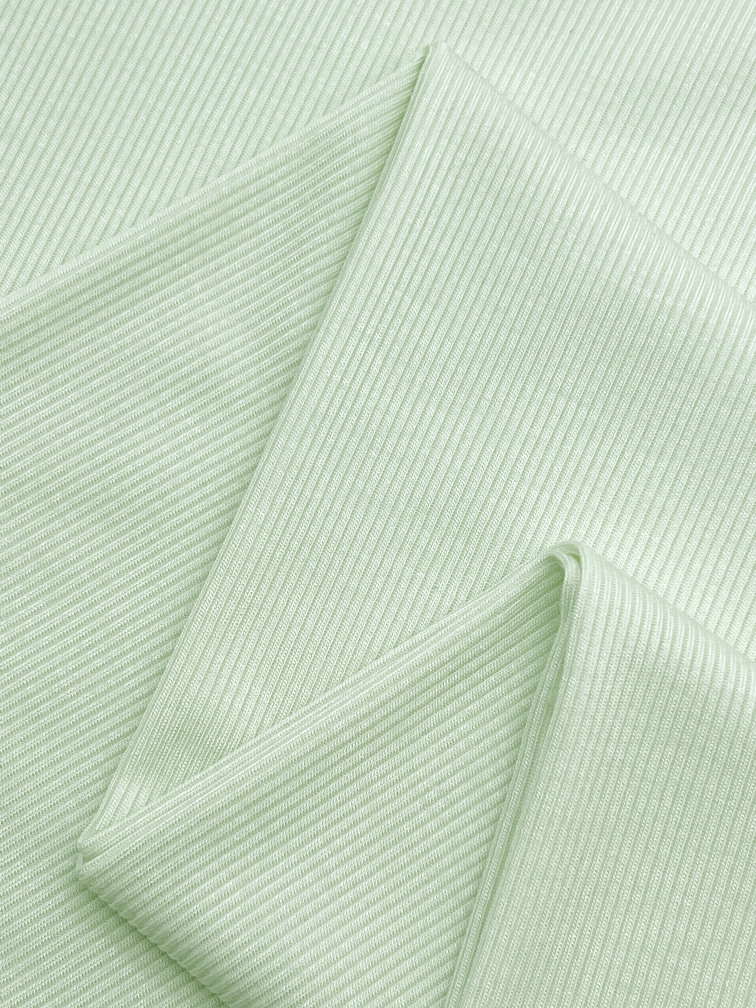
#> input picture 完全体/blueprints/assets/fabric_detail_sample.jpg, 3024 x 4032 px (shown at 1/4 size)
$ python make_detail_crop.py ../blueprints/assets/fabric_detail_sample.jpg
#> lines starting #> are read from the running program, lines starting #| are printed output that depends on the picture
# -*- coding: utf-8 -*-
"""make_detail_crop.py —— DBS Solutions 层：从高清白底商品图裁出刺绣/Logo细节参考图。

纯像素裁剪，无AI、零幻觉——裁出来的就是原片真实细节，作为 IN3 细节参考喂给生图卡，
解决"多数款式没拍细节图 + 全身构图下小刺绣像素不足画错"的问题。

原理：在缩略图上找"高饱和度紧凑色块"（彩色刺绣在灰/白底服装上的特征），
过滤掉横贯全幅的条纹/罗纹（长宽比与占宽过滤），把命中区域映射回原图裁剪并留出上下文边距。

用法：
  python make_detail_crop.py <商品图>                      # 自动定位，输出 <商品图>_细节.jpg
  python make_detail_crop.py <商品图> --box 0.55,0.30,0.12,0.10   # 手动指定相对区域 x,y,w,h（0-1）
  python make_detail_crop.py --batch <目录>                # 目录下每个款式子文件夹取第一张jpg批量产出
依赖：Pillow（缺失时：python -m pip install pillow --break-system-packages）
"""
import sys
from pathlib import Path

try:
    from PIL import Image
except ImportError:
    sys.exit("缺少 Pillow：python -m pip install pillow --break-system-packages")

sys.stdout.reconfigure(encoding="utf-8")

ANALYZE_W = 480          # 分析用缩略图宽度
SAT_MIN = 70             # 饱和度阈值（0-255）
VAL_MIN, VAL_MAX = 40, 245   # 亮度范围（排除纯黑纯白）
MAX_W_FRAC = 0.22        # 色块宽度超过图宽22% -> 视为条纹/装饰条，丢弃
MIN_AREA = 6             # 缩略图上最小像素数
PAD_SCALE = 2.2          # 裁剪框相对色块外扩倍数
OUT_MIN = 700            # 裁剪框最小边长（原图像素），保证细节图有上下文


def find_embroidery_box(img):
    """返回原图坐标系的 (x, y, w, h)，找不到返回 None。"""
    w0, h0 = img.size
    scale = ANALYZE_W / w0
    small = img.convert("RGB").resize((ANALYZE_W, int(h0 * scale)))
    hsv = small.convert("HSV")
    W, H = small.size
    px = hsv.load()

    mask = [[False] * W for _ in range(H)]
    for y in range(H):
        for x in range(W):
            _, s, v = px[x, y]
            if s >= SAT_MIN and VAL_MIN <= v <= VAL_MAX:
                mask[y][x] = True

    seen = [[False] * W for _ in range(H)]
    best, best_score = None, 0.0
    for y in range(H):
        for x in range(W):
            if not mask[y][x] or seen[y][x]:
                continue
            stack, comp = [(x, y)], []
            seen[y][x] = True
            while stack:
                cx, cy = stack.pop()
                comp.append((cx, cy))
                for dx, dy in ((1, 0), (-1, 0), (0, 1), (0, -1), (1, 1), (-1, -1), (1, -1), (-1, 1)):
                    nx, ny = cx + dx, cy + dy
                    if 0 <= nx < W and 0 <= ny < H and mask[ny][nx] and not seen[ny][nx]:
                        seen[ny][nx] = True
                        stack.append((nx, ny))
            if len(comp) < MIN_AREA:
                continue
            xs = [p[0] for p in comp]
            ys = [p[1] for p in comp]
            bw, bh = max(xs) - min(xs) + 1, max(ys) - min(ys) + 1
            if bw > W * MAX_W_FRAC:          # 横贯的条纹/罗纹边
                continue
            sat_sum = sum(hsv.load()[p[0], p[1]][1] for p in comp)
            score = sat_sum * (len(comp) / (bw * bh + 1))   # 饱和度总量×紧凑度
            if score > best_score:
                best_score = score
                best = (min(xs), min(ys), bw, bh)
    if not best:
        return None
    bx, by, bw, bh = best
    return (int(bx / scale), int(by / scale), int(bw / scale), int(bh / scale))


def crop_with_context(img, box):
    x, y, w, h = box
    W, H = img.size
    side = max(int(max(w, h) * PAD_SCALE), OUT_MIN)
    cx, cy = x + w // 2, y + h // 2
    x1 = max(0, min(cx - side // 2, W - side))
    y1 = max(0, min(cy - side // 2, H - side))
    return img.crop((x1, y1, min(x1 + side, W), min(y1 + side, H)))


def process(path, rel_box=None, out=None):
    img = Image.open(path)
    if rel_box:
        rx, ry, rw, rh = rel_box
        W, H = img.size
        box = (int(rx * W), int(ry * H), int(rw * W), int(rh * H))
    else:
        box = find_embroidery_box(img)
        if not box:
            print(f"⚠ 未定位到高饱和色块（可能无彩色刺绣）：{path}  —— 请用 --box 手动指定")
            return None
    crop = crop_with_context(img, box)
    out = Path(out) if out else Path(path).with_name(Path(path).stem + "_细节.jpg")
    crop.convert("RGB").save(out, quality=95)
    print(f"OK {Path(path).name} -> {out.name}  (定位色块 {box[2]}x{box[3]}px，裁出 {crop.size[0]}x{crop.size[1]}px)")
    return out


def main():
    args = sys.argv[1:]
    if not args:
        sys.exit(__doc__)
    if "--batch" in args:
        root = Path(args[args.index("--batch") + 1])
        for sub in sorted(p for p in root.iterdir() if p.is_dir()):
            jpgs = sorted(sub.glob("*.jpg")) + sorted(sub.glob("*.JPG"))
            if jpgs:
                process(jpgs[0])
        return
    rel_box = None
    if "--box" in args:
        rel_box = tuple(float(v) for v in args[args.index("--box") + 1].split(","))
    out = args[args.index("--out") + 1] if "--out" in args else None
    src = [a for i, a in enumerate(args)
           if not a.startswith("--") and (i == 0 or args[i - 1] not in ("--box", "--out", "--batch"))][0]
    process(src, rel_box, out)
#> in process, img is the input picture: PIL image 3024x4032 RGB; mean R, G, B 198.5, 214.2, 193.4
#> in find_embroidery_box, `small = img.convert("RGB").resize((ANALYZE_W, int(h0 * scale)))`:
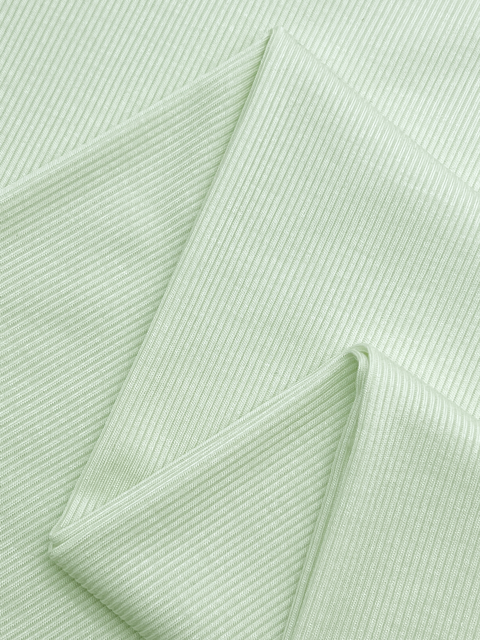
#> small: PIL image 480x640 RGB; mean R, G, B 198.5, 214.2, 193.4
#> in find_embroidery_box, `hsv = small.convert("HSV")`: hsv: PIL image 480x640 HSV; mean H, S, V 75.3, 24.9, 214.2
#> after the loop in find_embroidery_box, `for y in range(H):`: mask = 640 items
#> after the loop in find_embroidery_box, `for y in range(H):`: best = (347, 357, 11, 18); best_score = 2274.7; seen = 640 items
#> in find_embroidery_box, `bx, by, bw, bh = best`: bx = 347; by = 357; bw = 11; bh = 18
#> in process, `box = find_embroidery_box(img)`: box = (2186, 2249, 69, 113)
#> in crop_with_context, `x, y, w, h = box`: x = 2186; y = 2249; w = 69; h = 113
#> in crop_with_context, `side = max(int(max(w, h) * PAD_SCALE), OUT_MIN)`: side = 700
#> in crop_with_context, `cx, cy = x + w // 2, y + h // 2`: cx = 2220; cy = 2305
#> in crop_with_context, `x1 = max(0, min(cx - side // 2, W - side))`: x1 = 1870
#> in crop_with_context, `y1 = max(0, min(cy - side // 2, H - side))`: y1 = 1955
#> in crop_with_context, `return img.crop((x1, y1, min(x1 + side, W), min(y1 + side, H)))`:
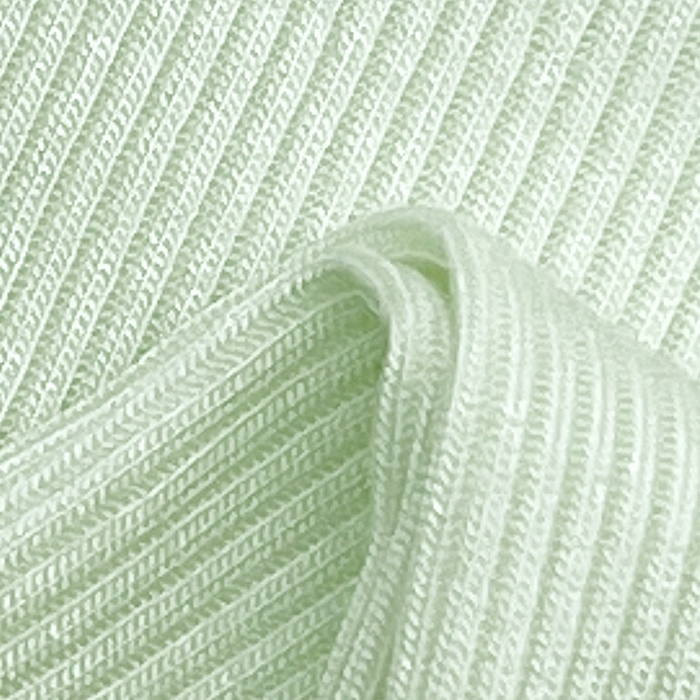
#> returned value: PIL image 700x700 RGB; mean R, G, B 198.6, 214.8, 192.6
#| OK fabric_detail_sample.jpg -> fabric_detail_sample_细节.jpg  (定位色块 69x113px，裁出 700x700px)


if __name__ == "__main__":
    main()
